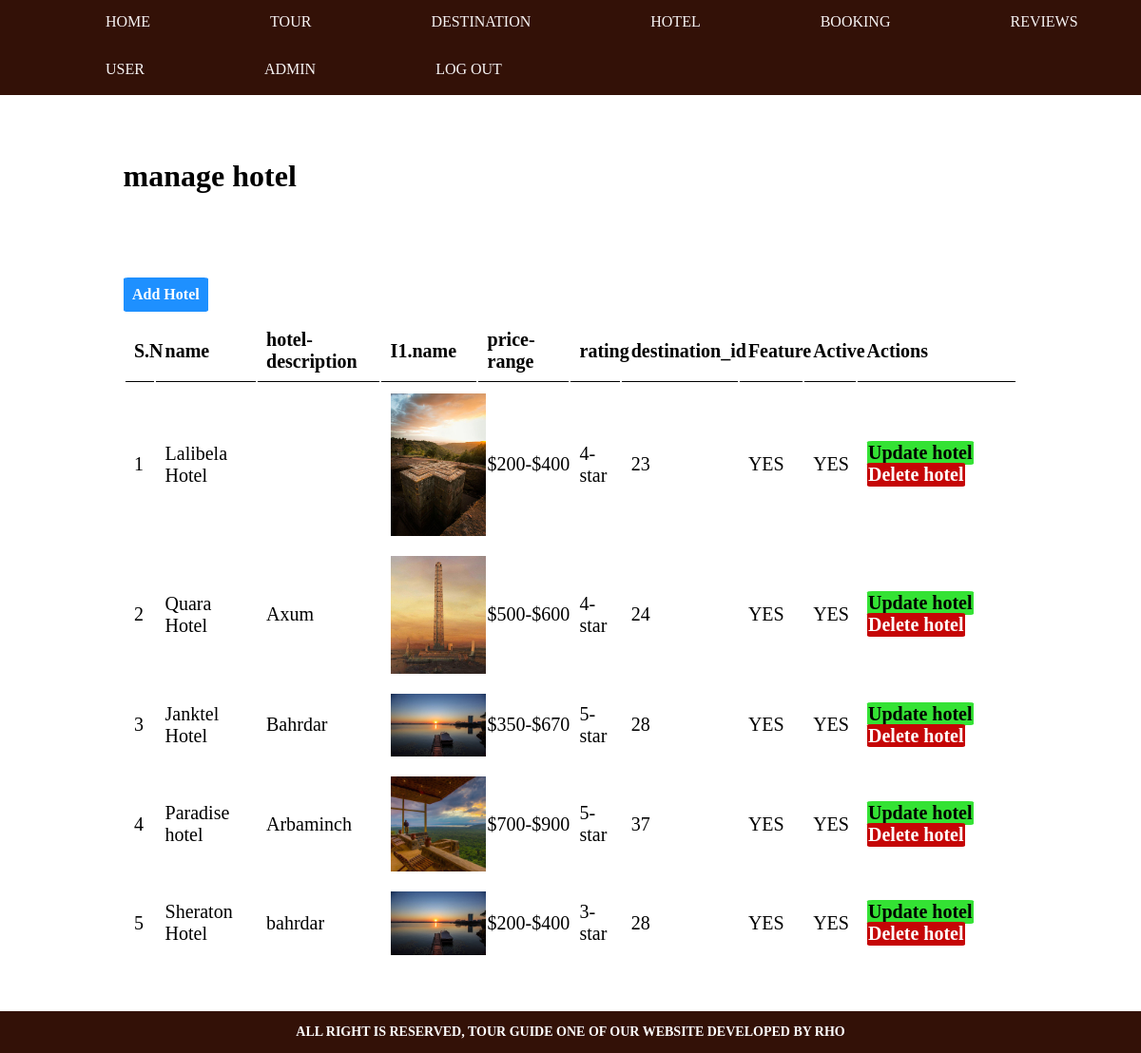
Screenshot of /admin/manage-hotel.php (signed in) with the database file from the repository.
### tables this page shows
CREATE TABLE `tbl_hotel` (
  `id` int(10) NOT NULL,
  `hotel_name` varchar(255) NOT NULL,
  `hotel_desc` varchar(1000) NOT NULL,
  `destination_id` int(10) NOT NULL,
  `image_name` varchar(255) NOT NULL,
  `price_range` varchar(255) NOT NULL,
  `rating` varchar(100) NOT NULL,
  `featured` varchar(10) NOT NULL,
  `active` varchar(10) NOT NULL
);

### admin/manage-hotel.php (the view, shortened to what this page needs)
<?php include('partials/menu.php');?>
<div class="main-content">
         <div class="wrapper">
               <h1> manage hotel</h1>
               <br><br>
              <br> <br> <br>
               <a href="add-hotel.php" class="btn-primary">Add Hotel</a>
               <br> <br>
               <table class="tbl-full">
                <tr>
                     <th>S.N</th>
                      <th>name</th>
                      <th>hotel-description</th>
                      <th>I1.name</th>
                      <th>price-range</th>
                      <th>rating </th>
                      <th>destination_id</th>
                      <th>Feature</th>
                      <th>Active</th>
                      <th>Actions</th>
                </tr>
                <?php
                $sql="SELECT*FROM tbl_hotel";
                $res=mysqli_query($conn,$sql);
                if($res==TRUE)
                {
                  $sn=1;
                  $count=mysqli_num_rows($res);
                  if($count>0){
                    while ($rows=mysqli_fetch_assoc($res)){
              $id=$rows['id'];
              $hotel_name=$rows['hotel_name'];
              $hotel_desc=$rows['hotel_desc'];
              $image_name=$rows['image_name'];
              $price_range=$rows['price_range'];
              $rating=$rows['rating'];
              $destination_id=$rows['destination_id'];
              $featured=$rows['featured'];
              $active=$rows['active'];
              ?>
              <tr>
                     <td><?php echo $sn++;?></td>
                      <td><?php echo $hotel_name; ?> </td>
                      <td><?php echo $hotel_desc; ?></td>
                      <td>
                        <?php
                     if($image_name!="")
                     {
                        ?>
                        <img src="<?php echo SITEURL; ?>assets/images/hotel/<?php echo $image_name; ?>" width="100px">
                        <?php
                     }
                     else
                     {
                     echo"<div class='error'>Image not added.</div>";
                     }
                        ?>
                        </td>
                        <td><?php echo $price_range; ?></td>
                        <td><?php echo $rating; ?></td>
                        <td><?php echo $destination_id; ?></td>
                        <td><?php echo $featured; ?></td>
                      <td><?php echo $active; ?></td>
                      <td>
                          <a href ="<?php echo SITEURL; ?>admin/update-hotel.php?id=<?php echo $id ;?>" class="btn-secondary">Update hotel</a>
                          <a href ="<?php echo SITEURL; ?>admin/delete-hotel.php?id=<?php echo $id ;?>&image_name=<?php echo $image_name;?>" class="btn-danger">Delete hotel</a>
                      </td>
                </tr>
              <?php
                    }
                  }
                }
                ?>
               </table>
         </div>
  </div>
<?php include('partials/footer.php');?>

### css/admin.css (style rules this page uses)
body { line-height: 1; margin: 0; }
.wrapper { padding:1%; width:80%; margin:0 auto; }
.main-content { margin:1%; background-color: white; padding: 2% 0; }
.tbl-full { width:100%; font-size: 20px; }
table tr td { padding: 1%; }
table tr th { border-bottom: 1px solid black; padding: 1%; text-align: left; }
.btn-primary { font-size: none; background-color:#1e90ff; padding: 1%; margin-top:8px; margin-bottom: 8px; font-weight: bold; color:white; text-decoration: none; border-radius: 5%; }
.btn-secondary { font-size: none; background-color:rgb(52, 226, 52); padding: 1%; margin-top:8px; margin-bottom: 8px; font-weight: bold; color:black; text-decoration: none; border-radius: 5%; }
.btn-danger { font-size: none; background-color:#c50606; padding: 1%; margin-top:8px; margin-bottom: 8px; font-weight: bold; color:white; text-decoration: none; border-radius: 5%; }

### rows the page displays
tbl_hotel: hotel_name "Lalibela Hotel", image_name (picture), price_range "$200-$400", rating "4-star", destination "23", featured "YES", active "YES"
tbl_hotel: hotel_name "Quara Hotel", hotel_desc "Axum", image_name (picture), price_range "$500-$600", rating "4-star", destination "24", featured "YES", active "YES"
tbl_hotel: hotel_name "Janktel Hotel", hotel_desc "Bahrdar", image_name (picture), price_range "$350-$670", rating "5-star", destination "28", featured "YES", active "YES"
tbl_hotel: hotel_name "Paradise hotel", hotel_desc "Arbaminch", image_name (picture), price_range "$700-$900", rating "5-star", destination "37", featured "YES", active "YES"
tbl_hotel: hotel_name "Sheraton Hotel", hotel_desc "bahrdar", image_name (picture), price_range "$200-$400", rating "3-star", destination "28", featured "YES", active "YES"
